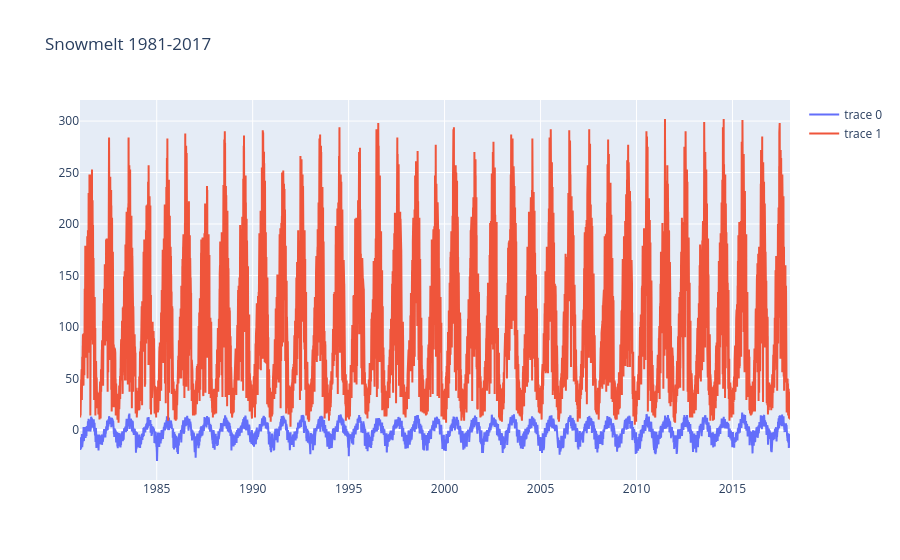

Here is the notebook cell this chart was saved with:
### Markdown cell above
Check for seasons with no snowmelt.

### Code cell
fig = go.Figure(data=go.Scatter(
    x=vars_df.index,
    y=vars_df.TEMP,
    mode='lines'
))

fig.add_scatter(x=vars_df.index, y=vars_df.RAD, mode="lines")

fig.update_layout(title="Snowmelt 1981-2017")
fig.show()

### Figure 1 — Plotly figure (JSON) as saved in the notebook; plotly's stock layout.template omitted (floating-point values rounded to 4 significant figures; data arrays with more than 128 entries replaced by an {"elided": "..."} marker saying what was removed)
{"data": [{"mode": "lines", "type": "scatter", "x": {"elided": "13513 str values"}, "y": {"elided": "13513 float values"}}, {"mode": "lines", "type": "scatter", "x": {"elided": "13513 str values"}, "y": {"elided": "13513 int values"}}], "layout": {"title": {"text": "Snowmelt 1981-2017"}}}
